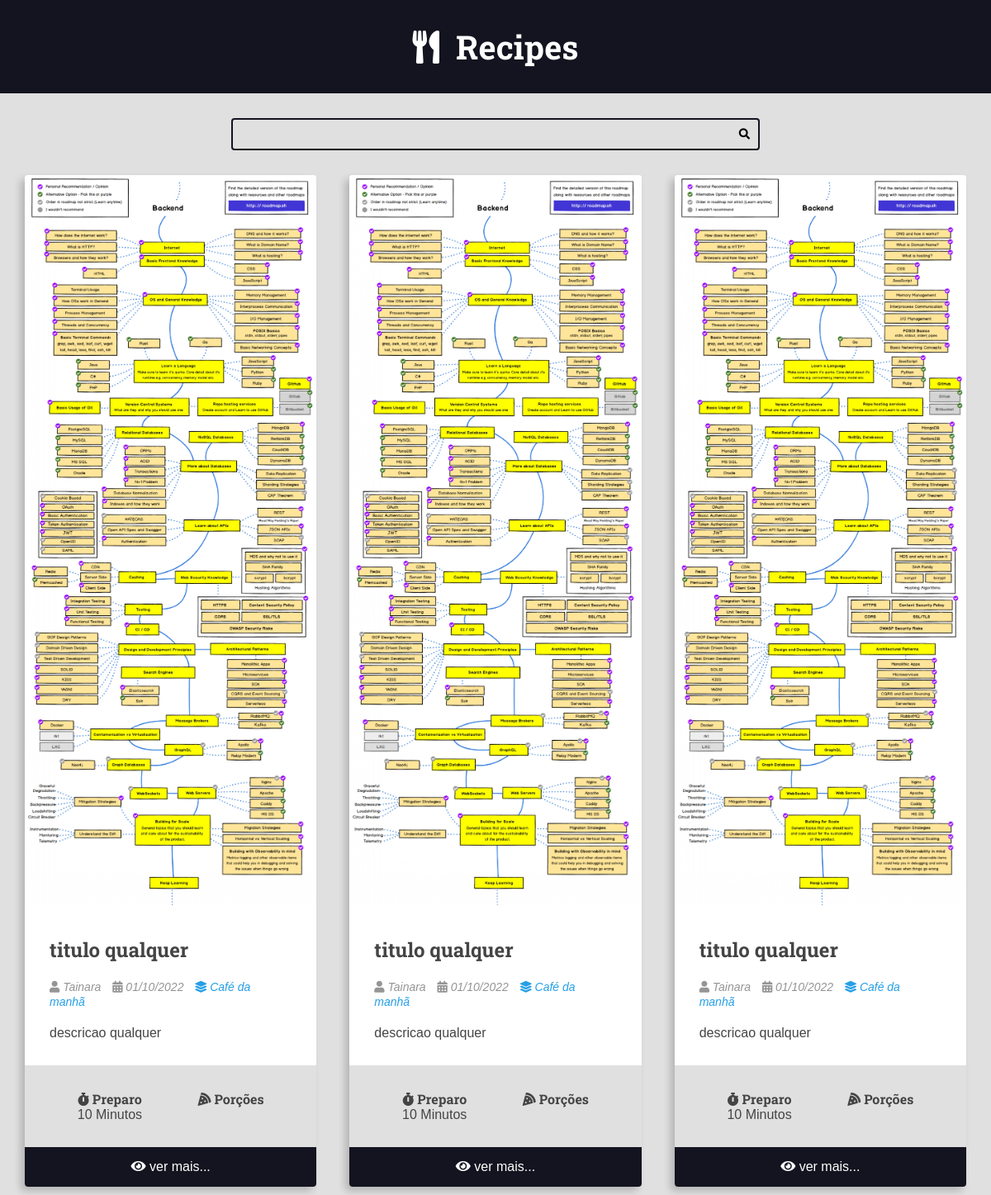
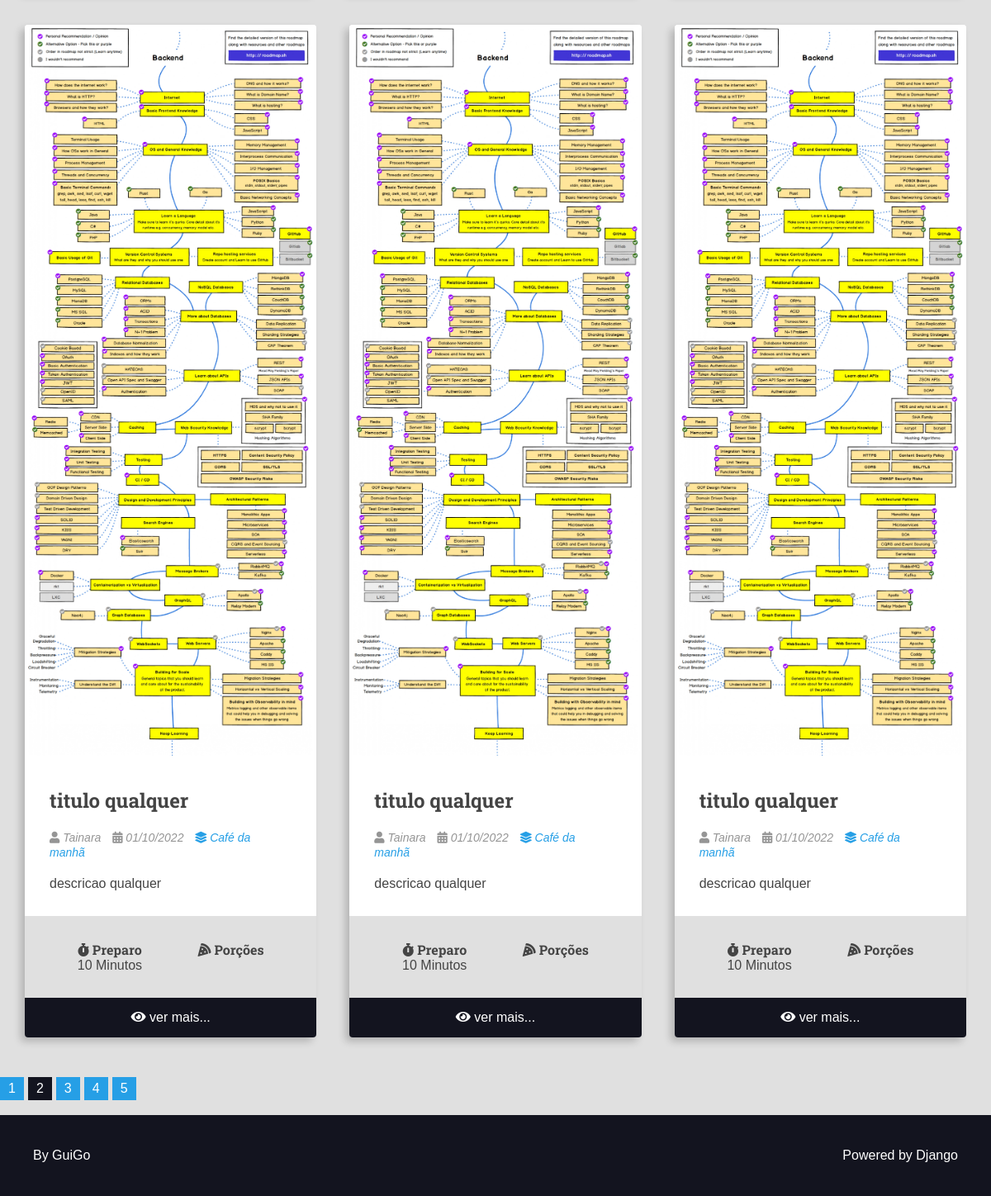
Screenshot of /?page=2 with the database file from the repository (2 pictures, top to bottom).
### recipes/models.py (models this page shows, shortened)
class Recipe(models.Model):
    title = models.CharField(max_length=65)
    description = models.CharField(max_length=165)
    slug =  models.SlugField(unique=True)
    preparation_time = models.IntegerField()
    preparation_time_unit = models.CharField(max_length=65)
    servings_time = models.IntegerField()
    servings_time_unit = models.CharField(max_length=65)
    preparation_steps = models.TextField()
    preparation_steps_is_html = models.BooleanField(default=False)
    created_at = models.DateTimeField(auto_now_add=True)
    updated_at = models.DateTimeField(auto_now=True)
    is_published = models.BooleanField(default=False)
    cover = models.ImageField(upload_to='recipes/cover/%Y/%m/%d/')
    category = models.ForeignKey(
        Category, on_delete=models.SET_NULL, null=True, blank=True,
        default=None
    )
    author = models.ForeignKey(
        User, on_delete=models.SET_NULL, null=True
    )

class Category(models.Model):
    name = models.CharField(max_length=65)

### recipes/views.py (the view)
# urls.py: 2. Add a URL to urlpatterns:  path('', views.home, name='home')
    def home(self, request: HttpRequest) -> HttpResponse:
        recipes = Recipe.objects.filter(is_published=True).order_by('-id')
        paginator = Paginator(recipes, self.PER_PAGES)
        number_page = request.GET.get('page')
        page_obj = paginator.get_page(number_page)
        pagination = make_pagination(5, paginator.num_pages, page_obj.number)
        return render(request, 'recipes/pages/home.html', context={
            'page_obj': page_obj,
            'pagination': pagination,
    })

### utils/pagination.py (called while the page is built, shortened)
def make_pagination(qtd_page_busca:int, total_page:int, current_page:int):
    middle = qtd_page_busca // 2 + 1
    if current_page <= middle:
        return {
            'range': [i for i in range(1, qtd_page_busca + 1)],
            'first_page': 1,
            'last_page': total_page,
            'first_out_range': False,
            'last_out_range': True,
            'current': current_page
        }

### recipes/templates/recipes/pages/home.html (shortened to what this page needs)
{% extends 'global/base.html' %}
{% block content %}
    <div class="main-content main-content-list container">
        {% for recipe in page_obj.object_list %}
            {% include 'recipes/partials/recipe.html' %}
        {%empty%}
        <h1>No recipes found here!</h1>
        {% endfor %}
    </div>
{% endblock content %}

### recipes/templates/recipes/partials/recipe.html (shortened to what this page needs)
<div class="recipe recipe-list-item">
    <div class="recipe-cover">
        <a href="{% url 'recipes-recipe' recipe.id %}">
            <img src="{{ recipe.cover.url }}" alt="temporario">
        </a>
    </div>
    <div class="recipe-title-container">
        <h2 class="recipe-title">{{ recipe.title }}</h2>
    </div>
    <div class="recipe-author">
        <span class="recipe-author-item">
            <i class="fas fa-user"></i>
            {% if recipe.author is not None %}
                {% if recipe.author.first_name %}
                    {{ recipe.author.first_name }}
                {% else %}
                    {{ recipe.author.username }}
                {% endif %}
            {% else %}
                Desconhecido
            {% endif %}
        </span>
        <span class="recipe-author-item">
            <i class="fas fa-calendar-alt"></i>
            {{ recipe.created_at |date:"d/m/Y" }}
        </span>
        {% if recipe.category is not None %}
            <span class="recipe-author-item">
                <a href="{% url 'recipes-category' recipe.category.id %}">
                    <i class="fas fa-layer-group"></i>
                    <span>{{ recipe.category.name }}</span>
                </a>
            </span>
        {% endif %}
    </div>
    <div class="recipe-content">
        <p>{{ recipe.description}}</p>
    </div>
    <div class="recipe-meta-container">
        <div class="recipe-meta recipe-preparation">
            <h3 class="recipe-meta-title"><i class="fas fa-stopwatch"></i> Preparo</h3>
            <div class="recipe-meta-text">
                {{ recipe.preparation_time }} {{ recipe.preparation_time_unit }}
            </div>
        </div>
        <div class="recipe-meta recipe-servings">
            <h3 class="recipe-meta-title"><i class="fas fa-pizza-slice"></i> Porções</h3>
        </div>
    </div>
    {% if not isDetailPage %}
    <footer class="recipe-footer">
        <a class="recipe-read-more button button-dark button-full-width" href="{% url 'recipes-recipe' recipe.id %} ">
            <i class="fas fa-eye"></i>
            <span>ver mais...</span>
        </a>
    </footer>
    {% endif %}
</div>

### recipes/static/recipes/css/style-copy.css (style rules this page uses)
:root { --color-primary: #269fe6; --color-primary-hover: #2086c2; --color-primary-dark: #13141f; --color-primary-dark-hover: #212336; --color-primary-light: #d4ecfa; --color-primary-light-hover: #bdd8e7; --color-white: #fff; --color-black: #000; --color-dark-text: #444; --color-info-light: #cce5ff; --color-debug-light: #cce5ff; --color-success-light: #d4edda; --color-alert-light: #fff3cd; --color-warning-light: #fff3cd; --color-error-light: #f8d7da; --color-info-dark: #4d86c4; --color-debug-dark: #4d86c4; --color-success-dark: #4a9c5d; --color-alert-dark: #927f40; --color-warning-dark: #927f40; --color-error-dark: #da525d; --color-gray-0: #f9f9f9; --color-gray-1: #e0e0e0; --color-gray-2: #c7c7c7; --color-gray-3: #aeaeae; --color-gray-4: #959595; --color-gray-5: #7d7d7d; --color-gray-6: #646464; --color-gray-7: #4b4b4b; --color-gray-8: #323232; --color-gray-9: #191919; --font-primary: sans-serif; --font-headings: 'Roboto Slab', serif; --spacing-gutter-medium: 3rem; --spacing-gutter-large: 4rem; }
* { padding: 0; margin: 0; box-sizing: border-box; }
html { font-size: 62.5%; }
body { font-size: 1.6rem; font-family: var(--font-primary); background: var(--color-gray-1); color: var(--color-dark-text); }
h1, h2, h3, h4, h5, h6 { font-family: var(--font-headings); }
img { max-width: 100%; }
a { color: var(--color-primary); text-decoration: none; }
.container { max-width: 144rem; margin: 0 auto; padding: var(--spacing-gutter-medium); }
.main-content { padding-top: 0; }
.main-content-list { display: grid; grid-template-columns: repeat(auto-fit, minmax(340px, 1fr)); gap: var(--spacing-gutter-large); }
.recipe { background: var(--color-white); box-shadow: -5px 5px 10px rgba(0, 0, 0, 0.2); transform: scale(1); transition: all 300ms ease-in-out; border-radius: 0.4rem; overflow: hidden; }
.recipe img { max-width: 100%; }
.recipe-list-item { max-width: 64rem; height: fit-content; }
.recipe-title-container { padding: var(--spacing-gutter-medium); padding-bottom: 2rem; }
.recipe-author { padding: 0 var(--spacing-gutter-medium); }
.recipe-content { padding: var(--spacing-gutter-medium); padding-top: 2rem; }
.recipe-author-item { color: var(--color-gray-4); margin-right: 1rem; font-style: italic; font-size: 1.4rem; }
.recipe-author a { color: var(--color-primary); transition: all 300ms ease-in-out; text-decoration: none; }
.recipe-meta-container { display: flex; flex-flow: row wrap; padding: var(--spacing-gutter-medium); background: var(--color-gray-1); }
.recipe-meta { display: flex; flex-flow: column nowrap; flex-shrink: 1; flex-grow: 1; text-align: center; }
.recipe-meta-title { font-size: 1.6rem; }
.recipe-footer a { background: var(--color-primary-dark); display: block; color: var(--color-white); text-decoration: none; text-align: center; padding: 1.5rem var(--spacing-gutter-medium); transition: all 300ms ease-in-out; }

### rows the page displays
Recipe: cover (picture), title "titulo qualquer", author.first_name "Tainara", created_at "01/10/2022", category.name "Café da manhã", description "descricao qualquer", preparation_time "10", preparation_time_unit "Minutos"
Recipe: cover (picture), title "titulo qualquer", author.first_name "Tainara", created_at "01/10/2022", category.name "Café da manhã", description "descricao qualquer", preparation_time "10", preparation_time_unit "Minutos"
Recipe: cover (picture), title "titulo qualquer", author.first_name "Tainara", created_at "01/10/2022", category.name "Café da manhã", description "descricao qualquer", preparation_time "10", preparation_time_unit "Minutos"
Recipe: cover (picture), title "titulo qualquer", author.first_name "Tainara", created_at "01/10/2022", category.name "Café da manhã", description "descricao qualquer", preparation_time "10", preparation_time_unit "Minutos"
Recipe: cover (picture), title "titulo qualquer", author.first_name "Tainara", created_at "01/10/2022", category.name "Café da manhã", description "descricao qualquer", preparation_time "10", preparation_time_unit "Minutos"
Recipe: cover (picture), title "titulo qualquer", author.first_name "Tainara", created_at "01/10/2022", category.name "Café da manhã", description "descricao qualquer", preparation_time "10", preparation_time_unit "Minutos"

### other values shown
{{ page }} "1" "3" "4" "5"
{{ page }} "2"
